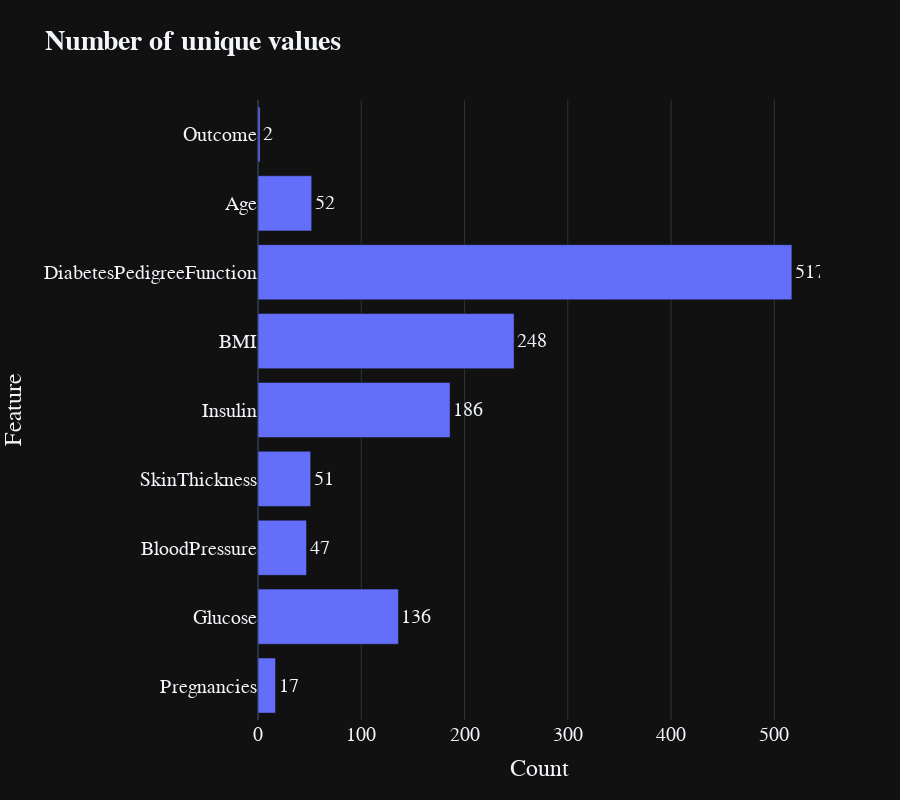

Source (notebook cell):
### Code cell
unique_number = data.nunique() \
                .reset_index() \
                .rename(columns={'index': 'Feature', 0: 'Count'})
fig = px.bar(unique_number, x='Count', y='Feature', 
             text='Count', template='plotly_dark',
             title='<b>Number of unique values<b>', height=800)
fig.update_traces(textposition='outside')
fig.update_layout(font_size=20,
                  font_family="San Serif")
fig.show()

### Figure 1 — Plotly figure (JSON) as saved in the notebook; plotly's stock layout.template omitted (floating-point values rounded to 4 significant figures)
{"data": [{"alignmentgroup": "True", "hovertemplate": "Count=%{text}<br>Feature=%{y}<extra></extra>", "legendgroup": "", "marker": {"color": "#636efa", "pattern": {"shape": ""}}, "name": "", "offsetgroup": "", "orientation": "h", "showlegend": false, "text": [17, 136, 47, 51, 186, 248, 517, 52, 2], "textposition": "outside", "type": "bar", "x": [17, 136, 47, 51, 186, 248, 517, 52, 2], "xaxis": "x", "y": ["Pregnancies", "Glucose", "BloodPressure", "SkinThickness", "Insulin", "BMI", "DiabetesPedigreeFunction", "Age", "Outcome"], "yaxis": "y"}], "layout": {"barmode": "relative", "font": {"family": "San Serif", "size": 20}, "height": 800, "legend": {"tracegroupgap": 0}, "title": {"text": "<b>Number of unique values<b>"}, "xaxis": {"anchor": "y", "domain": [0, 1], "title": {"text": "Count"}}, "yaxis": {"anchor": "x", "domain": [0, 1], "title": {"text": "Feature"}}}}
